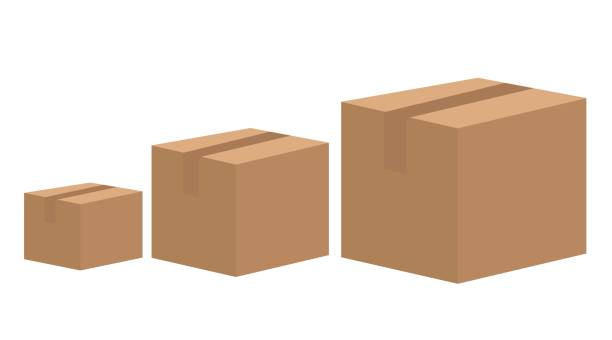
#> input picture ComputerVision/multiple_objects6.jpg, 612 x 340 px, found by its file name
$ python object_size_measurement.py
#> lines starting #> are read from the running program, lines starting #| are printed output that depends on the picture; after the words box and inside, x2 and y2 are one past the last pixel; in counts of white or black regions, pixels touching at a corner belong together
import cv2
import numpy as np


# [30 lines left out: function measure_single_object, not called in this run]


def measure_multiple_objects(image_path, min_area=100):
    # Load the image
#> called with image_path = 'ComputerVision\\multiple_objects6.jpg', min_area = 100
    img = cv2.imread(image_path)
#> img is the input picture: shape (340, 612, 3); mean B, G, R 196.8, 211.1, 228.5
    if img is None:
        raise ValueError(f"Could not load image from {image_path}")

    # Convert to grayscale
    gray = cv2.cvtColor(img, cv2.COLOR_BGR2GRAY)
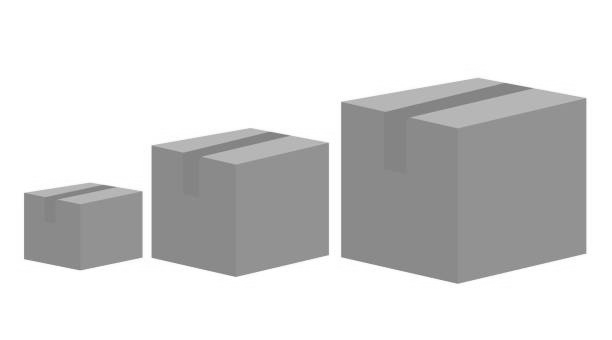
#> gray: shape (340, 612); min 117, max 255, mean 214.7

    # Apply Otsu's threshold for better object separation
    ret, thresh = cv2.threshold(
        gray, 0, 255, cv2.THRESH_BINARY_INV + cv2.THRESH_OTSU
    )
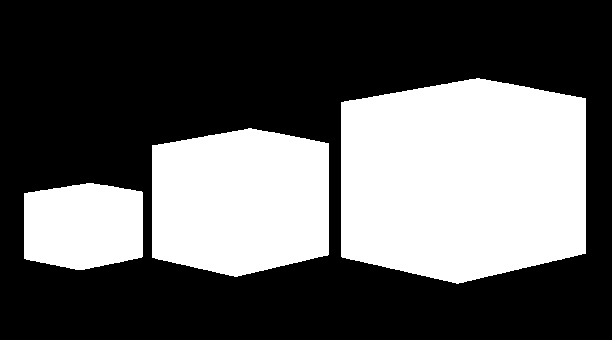
#> thresh: shape (340, 612); 36.7% white; 3 white regions
#> ret = 200

    # Find contours of all objects
    contours, hierarchy = cv2.findContours(
        thresh, cv2.RETR_EXTERNAL, cv2.CHAIN_APPROX_SIMPLE
    )
#> contours = 3 contours; box (x1, y1, x2, y2) and area: (341, 78, 586, 284) 43792, (152, 128, 329, 277) 22790, (24, 183, 143, 270) 8952

    object_sizes = []

    # Process each contour
    for cnt in contours:
        area = cv2.contourArea(cnt)

        # Filter out very small contours (noise)
        if area < min_area:
            continue

        object_sizes.append(area)

        # Draw bounding box around each object
        x, y, w, h = cv2.boundingRect(cnt)
        cv2.rectangle(img, (x, y), (x + w, y + h), (0, 255, 0), 2)

        # Display area on the image
        cv2.putText(
            img, f"{area:.0f}px", (x, y - 10),
            cv2.FONT_HERSHEY_SIMPLEX, 0.6, (0, 0, 255), 2
        )
#> this loop made 3 passes
#> (area, x, y, w, h) on passes 1 to 3: (8951.5, 24, 183, 119, 87), (22789.5, 152, 128, 177, 149), (43791.5, 341, 78, 245, 206)
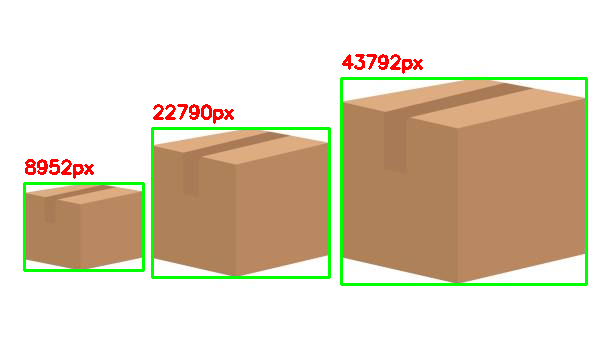
#> img: shape (340, 612, 3); 3.73% of pixels changed, all inside (x1, y1, x2, y2) = (23, 54, 588, 286)
#> after the loop, object_sizes = [8951.5, 22789.5, 43791.5]

    return object_sizes, img


# [63 lines left out: function measure_with_reference, not called in this run]


if __name__ == "__main__":
    sizes, processed_img = measure_multiple_objects('ComputerVision\multiple_objects6.jpg')
#> sizes = [8951.5, 22789.5, 43791.5]
    print(f'Found {len(sizes)} objects')
#| Found 3 objects
    for i, size in enumerate(sizes):
        print(f'Object {i+1}: {size:.2f} pixels²')
#> this loop made 3 passes
#> size on passes 1 to 3: 8951.5, 22789.5, 43791.5
#| Object 1: 8951.50 pixels²
#| Object 2: 22789.50 pixels²
#| Object 3: 43791.50 pixels²
    cv2.imwrite('ComputerVision\multiple_objects_result6.jpg', processed_img)

    print("Object size measurement module loaded successfully!")

$ run again, with ComputerVision/multiple_objects2.jpg copied over ComputerVision/multiple_objects6.jpg
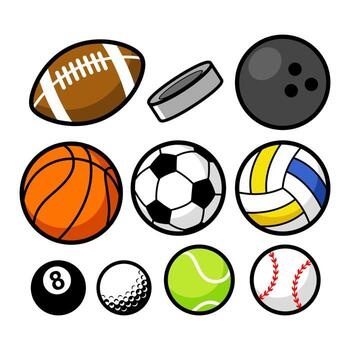
#> input picture ComputerVision/multiple_objects2.jpg, 350 x 350 px, found by its file name
#> in measure_multiple_objects, img is the input picture: shape (350, 350, 3); mean B, G, R 182.7, 195.6, 203.8
#> in measure_multiple_objects, `ret, thresh = cv2.threshold( gray, 0, 255, cv2.THRESH_BINARY_INV + cv2..`:
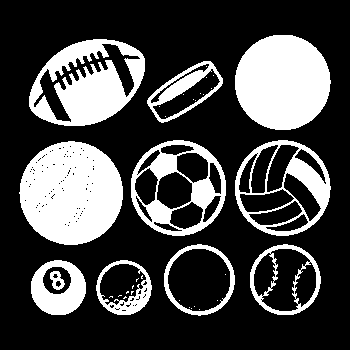
#> thresh: shape (350, 350); 27.6% white; 37 white regions (26 under 20 px)
#> ret = 155
#> contours = 10 contours; largest, box (x1, y1, x2, y2) and area: (19, 141, 123, 245) 8268, (29, 39, 145, 126) 7442, (131, 140, 226, 236) 7060, (235, 140, 331, 236) 7056, (235, 35, 331, 130) 7054
#> the loop in measure_multiple_objects, `for cnt in contours:` made 10 passes
#> (area, x, y, w, h) on passes 1 to 8: (2322, 96, 260, 56, 55), (2326, 31, 260, 55, 55), (3862, 250, 244, 71, 71), (3870, 164, 244, 71, 72), (8268.5, 19, 141, 104, 104), (7055.5, 235, 140, 96, 96), (7060.5, 131, 140, 95, 96), (2481.5, 147, 61, 76, 62)
#> after the loop in measure_multiple_objects, `for cnt in contours:`:
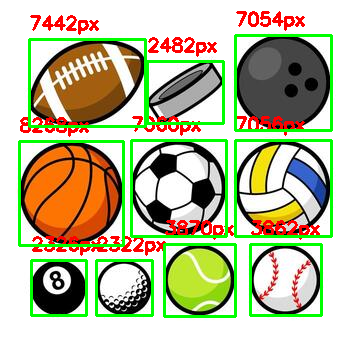
#> img: shape (350, 350, 3); 11.94% of pixels changed, all inside (x1, y1, x2, y2) = (18, 11, 333, 318)
#> after the loop in measure_multiple_objects, `for cnt in contours:`: object_sizes = [2322, 2326, 3862, 3870, 8268.5, 7055.5, 7060.5, 2481.5, 7442.5, 7053.5]
#> sizes has the same summary as object_sizes in measure_multiple_objects
#| Found 10 objects
#> the loop `for i, size in enumerate(sizes):` made 10 passes
#> size on passes 1 to 8: 2322, 2326, 3862, 3870, 8268.5, 7055.5, 7060.5, 2481.5
#> (printed output is left out)

$ run again, with ComputerVision/multiple_objects3.jpg copied over ComputerVision/multiple_objects6.jpg
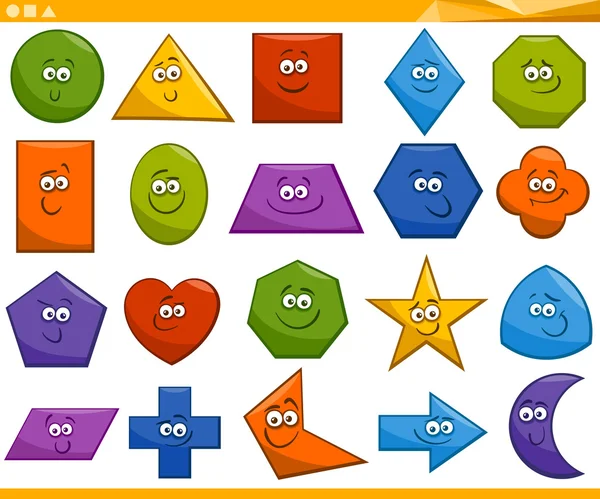
#> input picture ComputerVision/multiple_objects3.jpg, 600 x 499 px, found by its file name
#> in measure_multiple_objects, img is the input picture: shape (499, 600, 3); mean B, G, R 167.2, 190, 206
#> in measure_multiple_objects, `ret, thresh = cv2.threshold( gray, 0, 255, cv2.THRESH_BINARY_INV + cv2..`:
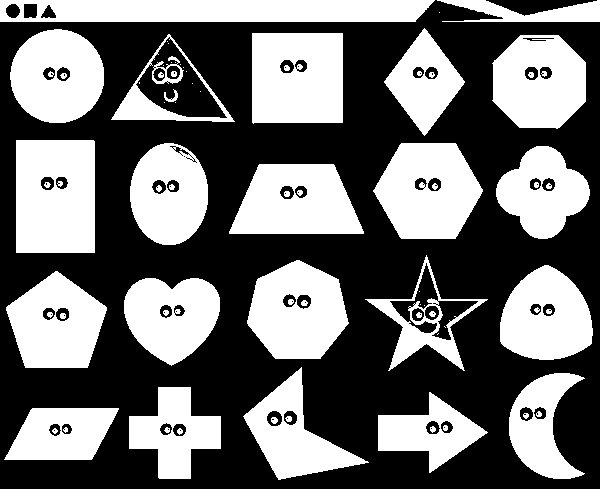
#> thresh: shape (499, 600); 44.3% white; 81 white regions (19 under 20 px)
#> ret = 184
#> contours = 24 contours, 1 with area under 20; largest, box (x1, y1, x2, y2) and area: (0, 0, 435, 22) 8906, (16, 140, 95, 253) 8736, (252, 33, 343, 124) 8011, (373, 143, 483, 239) 7773, (247, 260, 349, 359) 7338
#> the loop in measure_multiple_objects, `for cnt in contours:` made 24 passes
#> (area, x, y, w, h) on passes 2 to 9: (4436.5, 4, 408, 115, 52), (4130, 378, 392, 110, 81), (4801.5, 129, 387, 92, 92), (4449, 509, 373, 76, 106), (5541.5, 243, 367, 126, 113), (6066.5, 124, 278, 96, 88), (6729, 6, 271, 101, 97), (6495.5, 500, 265, 93, 95)
#> after the loop in measure_multiple_objects, `for cnt in contours:`:
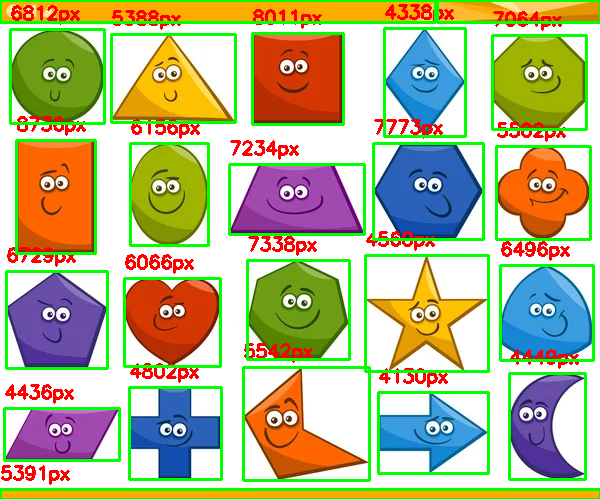
#> img: shape (499, 600, 3); 13.05% of pixels changed, all inside (x1, y1, x2, y2) = (0, 0, 600, 499)
#> after the loop in measure_multiple_objects, `for cnt in contours:`: object_sizes = [5391, 4436.5, 4130, 4801.5, 4449, 5541.5, 6066.5, 6729, 6495.5, 7338, 4560, 7234, 5502, 7773, 6155.5, 8735.5, 7063.5, 5388, 8011, 6812, 4338, 1749.5, 8905.5]
#> sizes has the same summary as object_sizes in measure_multiple_objects
#| Found 23 objects
#> the loop `for i, size in enumerate(sizes):` made 23 passes
#> size on passes 1 to 8: 5391, 4436.5, 4130, 4801.5, 4449, 5541.5, 6066.5, 6729
#> (printed output is left out)
